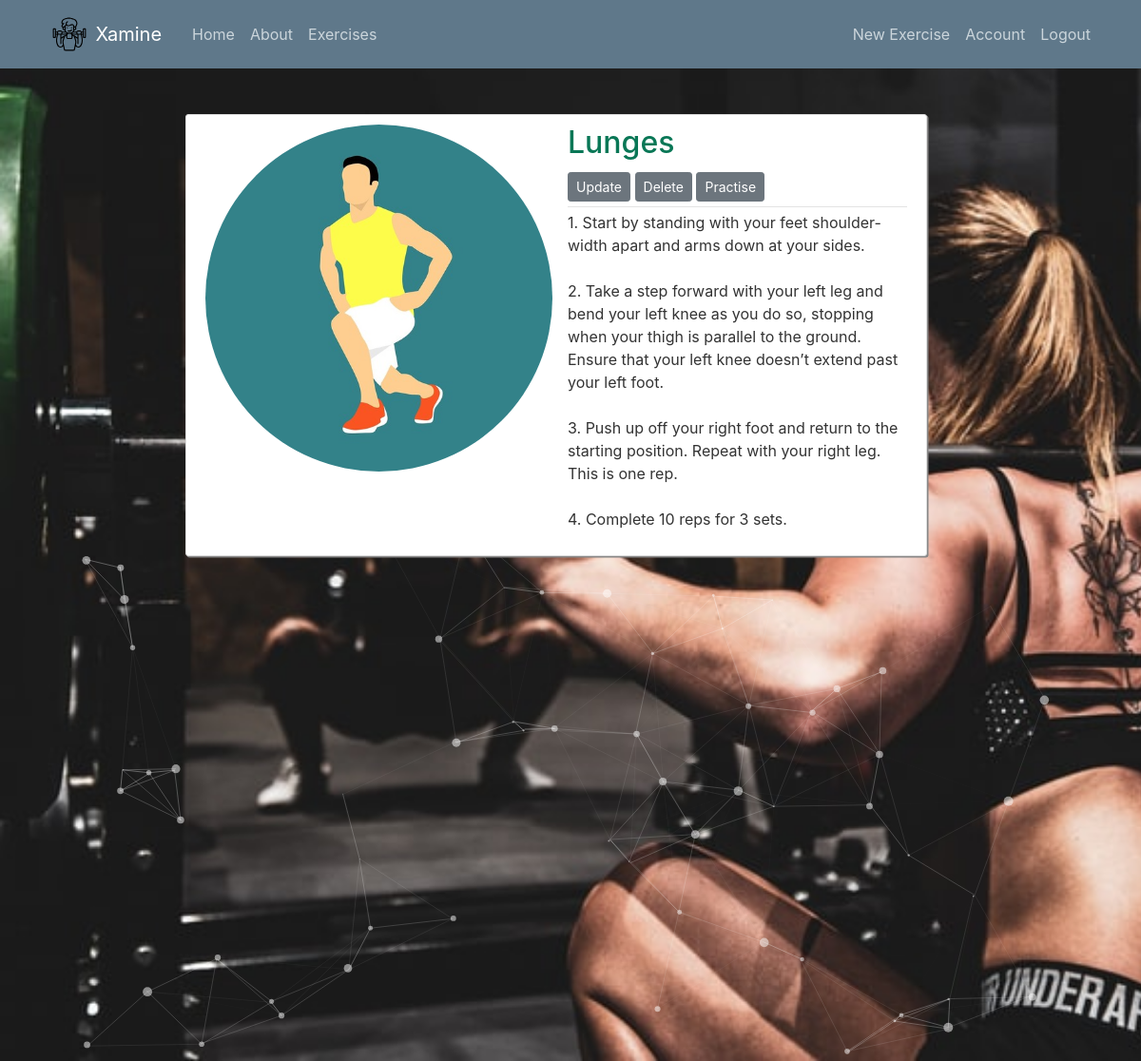
The app's page /list/2 (signed in) with its own data.
### application/models.py (models this page shows, shortened)
class List(db.Model):
    id=db.Column(db.Integer,primary_key=True)
    title=db.Column(db.String(100),nullable=False)
    date_added=db.Column(db.DateTime,nullable=False,default=datetime.utcnow)
    content=db.Column(db.Text,nullable=False)
    user_id=db.Column(db.Integer,db.ForeignKey('user.id'),nullable=False)

### application/routes.py (the view)
@app.route("/list/<int:list_id>")
def list(list_id):
    list=List.query.get_or_404(list_id)
    return render_template('list.html',title=list.title,list=list)

### application/models.py (called while the page is built)
@login_manager.user_loader
def load_user(user_id):
    return User.query.get(int(user_id))

### application/templates/list.html
{% extends "layout.html" %}
{% block content %}
    <article class="media content-section">
        <img class="rounded-circle article-img-exercise" src=" {{ url_for('static',filename='exercise_pics/' + list.title + '.jpg') }}">
        <div class="media-body">
            <div class="article-metadata">
                <h2 class="article-title">{{ list.title }}</h2>
                <div>
                    {% if current_user.username == 'Admin' and current_user.email == 'admin@admin.com' %}
                        <a class="btn btn-secondary btn-sm mt-1 mb-1" href="{{url_for('update_list',list_id=list.id)}}">Update</a>
                        <a class="btn btn-secondary btn-sm mt-1 mb-1" href="{{url_for('delete_list',list_id=list.id)}}">Delete</a>
                    {% endif %}
                    <a class="btn btn-secondary btn-sm mt-1 mb-1" href="{{url_for('vidtrain',list_id=list.id)}}">Practise</a>
                </div>
            </div>
            <p class="article-content">{{ list.content }}</p>
        </div>
    </article>
{% endblock content %}

### application/static/main.css (style rules this page uses)
body { background: #fafafa; color: #333333; margin-top: 5rem; }
h1, h2, h3, h4, h5, h6 { color: #ffffff; }
.content-section { background: #ffffff; padding: 10px 20px; border: 1px solid #dddddd; border-radius: 3px; margin-bottom: -30px; margin-left: 150px; margin-right: -200px; margin-top: 40px; box-shadow: 1.5px 1.5px #888787; }
.article-title { color: #097756; }
.article-content { white-space: pre-line; }
.article-img-exercise { height: 365px; width: 365px; margin-right: 16px; }
.article-metadata { padding-bottom: 1px; margin-bottom: 4px; border-bottom: 1px solid #e3e3e3 }

### application/templates/layout.html (style rules this page uses)
body { background-image: url('static/bg.jpeg'); background-repeat: no-repeat; background-attachment: fixed; background-size: cover; }

### records on screen
List: title (picture), title "Lunges", content "1. Start by standing with your feet shoulder-width apart and arms down at your sides. 2. Take a step forward with your left leg and bend your left knee as you do so, stopping when your thigh is parallel to the ground. Ensure that your left knee doesn’t extend past your left foot. 3. Push up off your right foot and return to the starting position. Repeat with your right leg. This is one rep. 4. Complete 10 reps for 3 sets."
